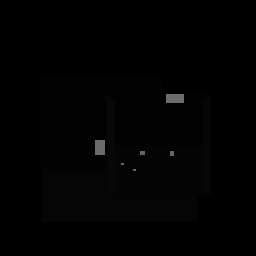
#> input picture train2/maskedimages/004f88bcd28743ca866bb9c34dcb4d6c.png, 256 x 256 px; its folder holds only this picture in this run
$ python newtrain.py
#> lines starting #> are read from the running program, lines starting #| are printed output that depends on the picture
# train.py

import matplotlib.pyplot as plt
import numpy as np
import os
from tf_keras.callbacks import ModelCheckpoint, EarlyStopping
from data_generator import DataGenerator  # Import the custom data generator
from model2 import unet
from tf_keras.preprocessing.image import ImageDataGenerator, img_to_array
from tf_keras.utils import to_categorical
from PIL import Image


def get_num_classes(mask_folder):
#> called with mask_folder = 'train2/maskedimages'
    max_label = 0
    for root, _, files in os.walk(mask_folder):
        for file in files:
            if file.endswith(('.png', '.jpg', '.jpeg', '.tif', '.tiff')):
                mask_path = os.path.join(root, file)
                with Image.open(mask_path) as img:
                    # Ensure the mask is in grayscale
#> img is the input picture: PIL image 256x256 RGBA; mean R, G, B, A 1.9, 1.9, 1.9, 255
                    mask = np.array(img.convert('L')).astype(np.int32)
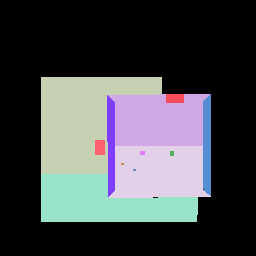
#> mask: shape (256, 256) int32; 13 distinct labels, from 0 to 108; one colour per label, 0 black
                current_max = mask.max()
#> current_max = 108
                print(f"Processing {mask_path}: max label = {current_max}")
#| Processing train2/maskedimages/004f88bcd28743ca866bb9c34dcb4d6c.png: max label = 108
                if current_max > max_label:
                    max_label = current_max
#> max_label = 108
    print(f"Final max label: {max_label}")
#| Final max label: 108
    return max_label + 1

# Define paths
train_path = 'train2'  # Base directory containing 'images' and 'labels' folders
image_folder = 'trainimages'
mask_folder = 'maskedimages'
saved_model_path = os.path.join('saved_models2', 'unet_rooftop.h5')

aug_dict = dict(
    rotation_range=20,           # Degrees (0 to 180)
    width_shift_range=0.05,      # Fraction of total width
    height_shift_range=0.05,     # Fraction of total height
    shear_range=0.05,            # Shear angle in counter-clockwise direction in degrees
    zoom_range=0.05,             # Range for random zoom
    horizontal_flip=True,        # Randomly flip inputs horizontally
    fill_mode='nearest'          # Points outside the boundaries are filled
)

batch_size = 4
target_size = (512, 512)
seed = 1
num_classes = get_num_classes(mask_folder=os.path.join(train_path, 'maskedimages'))  # Updated from 9 to 10
print(f"Number of classes: {num_classes}")
#| Number of classes: 109

# Create ImageDataGenerators
#> (the run stopped early here; a loop or call above may not have finished)

$ run again, on train2/maskedimages/05d7274cfe7449a7ab384c1e8e76f4d9.png
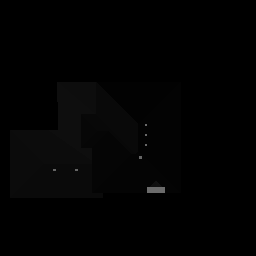
#> input picture train2/maskedimages/05d7274cfe7449a7ab384c1e8e76f4d9.png, 256 x 256 px
#> in get_num_classes, img is the input picture: PIL image 256x256 RGBA; mean R, G, B, A 2.2, 2.2, 2.2, 255
#> in get_num_classes, `mask = np.array(img.convert('L')).astype(np.int32)`:
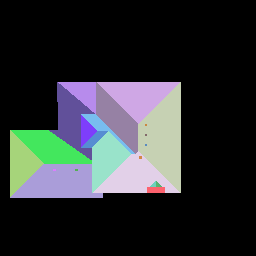
#> mask: shape (256, 256) int32; 23 distinct labels, from 0 to 107; one colour per label, 0 black
#> current_max = 107
#| Processing train2/maskedimages/05d7274cfe7449a7ab384c1e8e76f4d9.png: max label = 107
#| Final max label: 107
#| Number of classes: 108
